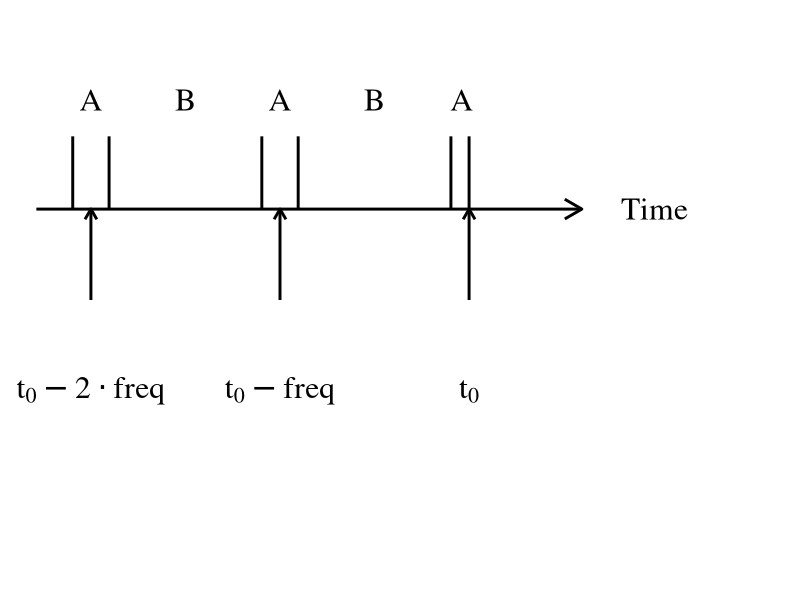
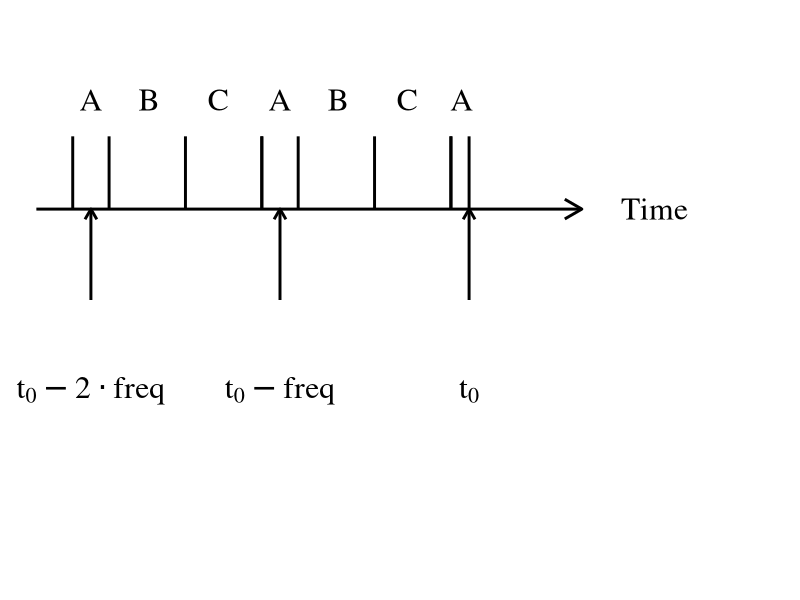

These figures' R source, in order:
#!/usr/bin/env Rscript
# Create plots for fig:fPlot in vignette("monitoringCounts")
# Author: Ma"elle Salmon
# Code removed from vignette to drop ggplot2 dependency
library(ggplot2)

# for rectangles
widthRectangles <- 10
# dimensions for the ticks
heightTick <- 4
xTicks <- c(15,67,119)
yTicksStart <- rep(0,3)
yTicksEnd <- rep(0,3)
yTicksEnd2 <- rep(-5,3)
textTicks <- c("t-2*p","t-p","t[0]")
xBigTicks <- c(xTicks[1:2]-widthRectangles/2,xTicks[1:2]+widthRectangles/2,xTicks[3]-widthRectangles/2,xTicks[3])
yTicksBigEnd <- rep(0,6)
yTicksBigStart <- rep(heightTick,6)
# to draw the horizontal line
vectorDates <- rep(0,150)
dates <- seq(1:150)
data <- data.frame(dates,vectorDates)
xPeriods <- c(15,67,117,15+26,67+26)

p <- ggplot() +
# white
  theme_void() +
  geom_segment(aes(x = 0, y = -20, xend = 200, yend = 10), linewidth = 2,
               arrow = arrow(length = unit(0.5, "cm")), colour ='white')   +
# time arrow
  geom_segment(aes(x = 0, y = 0, xend = 150, yend = 0), linewidth = 1,
               arrow = arrow(length = unit(0.5, "cm")))   +
# ticks
  geom_segment(aes(x = xTicks, y = yTicksEnd2, xend = xTicks, yend = yTicksStart ),
               arrow = arrow(length = unit(0.3, "cm")), linewidth = 1) +
# big ticks
  geom_segment(aes(x = xBigTicks, y = yTicksBigStart, xend = xBigTicks, yend = yTicksBigEnd*2),
               linewidth = 1) +
# time label
  annotate("text", label = "Time", x = 170, y = 0, size = 8, colour = "black",
           family="serif") +
# ticks labels
  annotate('text',label=c("t[0]-2 %.% freq","t[0]-freq","t[0]"),x = xTicks,
           y = yTicksEnd - 10, size = 8,family="serif",parse=T)

## noPeriods = 2
pdf("monitoringCounts-fPlot1.pdf", width = 7, height = 3, colormodel = "gray")
p +
# periods labels
annotate('text',label=c("A","A","A","B","B"),x = xPeriods,
         y = rep(6,5), size = 8,family="serif",parse=T)
dev.off()

## noPeriods = 3
yTicksBigEnd2 <- rep(0,4)
yTicksBigStart2 <- rep(heightTick,4)
newX <- c(xTicks[1:2]+widthRectangles/2+52-widthRectangles,xTicks[1:2]+52/2)
xPeriods <- c(15,67,117,15+16,67+16,15+35,67+35)
pdf("monitoringCounts-fPlot2.pdf", width = 7, height = 3, colormodel = "gray")
p +
  geom_segment(aes(x = newX, y = yTicksBigStart2, xend = newX, yend = yTicksBigEnd2),
               linewidth = 1) +
# periods labels
annotate('text',label=c("A","A","A","B","B","C","C"),x = xPeriods,
         y = rep(6,7), size = 8,family="serif",parse=T)
dev.off()
